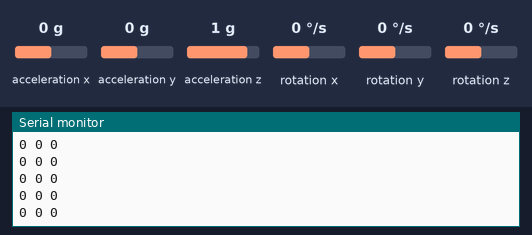
Recording of a program running on a simulated Arduino Nano, built with avr-gcc and run on an emulated ATmega328P. Parts: the last lines printed to the serial monitor. Inputs (shaded band) come from the test bench; at power-on: acceleration y 0 g, acceleration z 1 g, rotation x 0 °/s, acceleration x 0 g, rotation y 0 °/s, rotation z 0 °/s.

Above: at 1.2 s.
1.3 s: acceleration y set to 1.4 g
At 1.36 s:
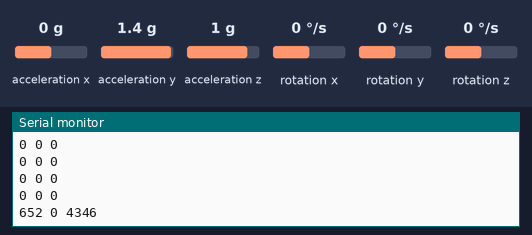
4.3 s: acceleration z set to -1.4 g
At 4.31 s:
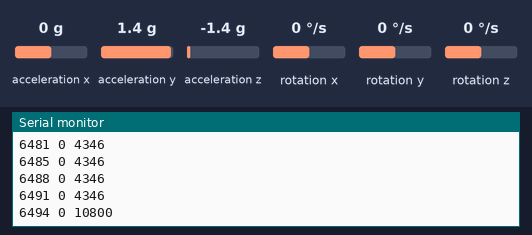
5.8 s: rotation x set to -192 °/s
At 5.84 s:
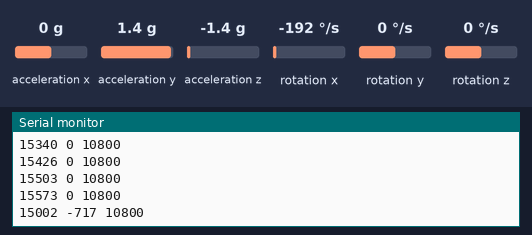
7.3 s: acceleration x set to -1.4 g
At 7.31 s:
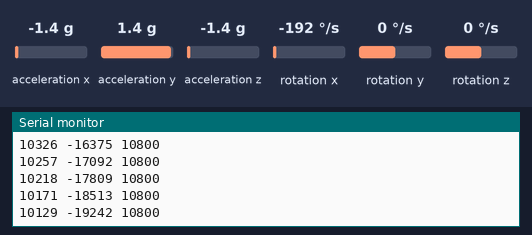
8.8 s: rotation y set to -192 °/s
At 8.85 s:
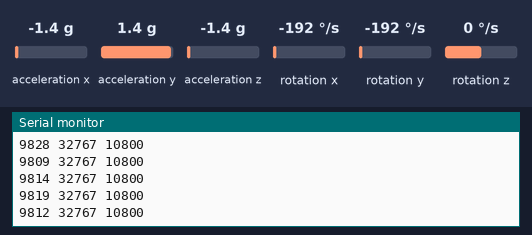
Timing chart, 0 to 11.3 s (numbered marks = the images above; inputs shaded):
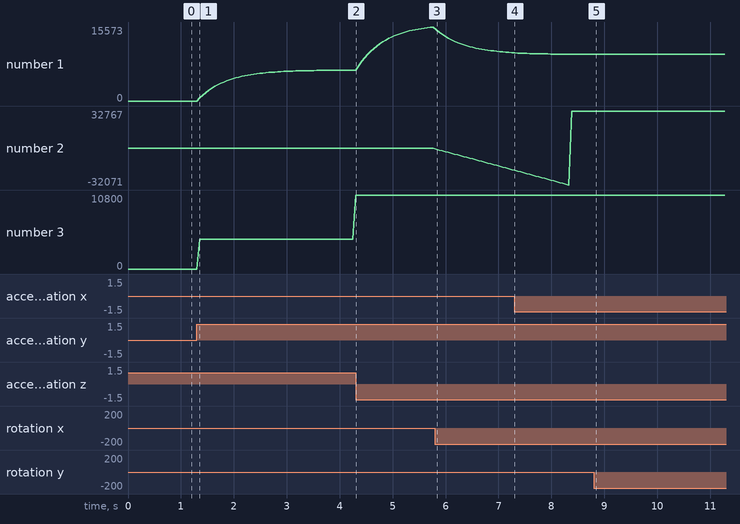

Measured:
- after the input at 1.3 s, the serial monitor: prints a new line after 0.06 s (image 1)
- after the input at 5.8 s, the serial monitor: prints a new line at once (image 3)
- plotted number 1: 0 → 6494 after the input at 1.3 s, 6494 → 15573 after the input at 4.3 s, 15573 → 10171 after the input at 5.8 s, 10171 → 9819 after the input at 7.3 s
- plotted number 2: 0 → -18513 after the input at 5.8 s
- plotted number 3: 0 → 10800 after the input at 1.3 s

The program:

main.cpp
```cpp
// (licence header left out)
#include <I2Cdev.h>
#include <MPU6050.h>
#include "filter2.h"

MPU6050 *sensor = new MPU6050();

#define FILTER_DEMO_OUTPUT
//#define PROCESING_OUTPUT

#if ( defined(FILTER_DEMO_OUTPUT) && defined(PROCESING_OUTPUT))
  #error "only one at time"
#endif

ImuFilter filter(sensor);
Integrator pitchIntegrator(0);

void setup(/* arguments */) {
  Fastwire::setup(400, false);
  sensor->initialize();
  sensor->setFullScaleAccelRange(1);
  sensor->setFullScaleGyroRange(1);
  Serial.begin(115200);

  filter.setSmoothFactor(0.9, 0.999, 0.01);
  filter.setGyroOffset(200, 200, 200);
}

void loop(/* arguments */) {

  filter.run();
  Serial.flush();
  Serial.print(int16_t(filter.getPitch()));
  Serial.print(" ");
  #ifdef PROCESING_OUTPUT
  Serial.print(int16_t(filter.getRoll()));
  Serial.print(" ");
  Serial.print(int16_t(filter.getYaw()));
  Serial.println(" ");
  #endif

  #ifdef FILTER_DEMO_OUTPUT
  int16_t gyroPitch = pitchIntegrator.integrate(sensor->getRotationX());
  Serial.print(gyroPitch);
  Serial.print(" ");
  Fix16 ay = Fix16(sensor->getAccelerationY());
  Fix16 az = Fix16(sensor->getAccelerationZ());
  int16_t accPitch = int16_t(ay.atan2(az)*fix16_rad_to_deg_mult*80);
  Serial.println(accPitch);
  #endif

  delay(50);

}
```

filter2.cpp
```cpp
#include "filter2.h"

Integrator::Integrator (Fix16 initialValue) {
  timeInterval = 0;
  integral = initialValue;
}

Fix16 Integrator::integrate(Fix16 inData) {
  Fix16 dt = Fix16( int16_t(millis()-timeInterval) ) / 1000;
  integral += inData * dt;
  timeInterval = millis();
  return integral;
}

lowPass::lowPass() {}

void lowPass::setSmoothFactor (Fix16 smooth) {
  smoothFactor = smooth;
  smoothFactorComp = Fix16(1)-smooth;
  average = 0;
}

Fix16 lowPass::filterData2 (Fix16 inData) {
  average = smoothFactor*inData + smoothFactorComp*average;
  return average;
}

complementaryFilter::complementaryFilter () {
  gyroOffset = 0;
  timeInterval = 0;
  gyroCalcOffset = 0;
}

void complementaryFilter::setSmoothFactor(Fix16 complementary, Fix16 gyroscope) {
  smoothFactor = complementary;
  smoothFactorComp = Fix16(1) - complementary;
  smoothFactorGyro = gyroscope;
  smoothFactorCompGyro = Fix16(1) - gyroscope;

}

Fix16 complementaryFilter::filterData(Fix16 & Gyro, Fix16 & AccA, Fix16 & AccB, Fix16 & AccC) {
  Fix16 filteredGyro = Gyro - gyroCalcOffset;
  if ( Abs(filteredGyro) < gyroOffset ) {
    gyroCalcOffset = smoothFactorGyro*gyroCalcOffset + smoothFactorCompGyro*Gyro;
  }
  //Fix16 AccAngle = AccB*AccB + AccC*AccC;
  //AccAngle = AccAngle.sqrt();
  Fix16 AccAngle = AccA.atan2(AccB) *fix16_rad_to_deg_mult*120;
  Fix16 dt = Fix16( int16_t(millis()-timeInterval) ) / 1000;
  averageValue = smoothFactor*(averageValue + (filteredGyro*dt) ) + smoothFactorComp*AccAngle;
  timeInterval = millis();
  return averageValue;
}

void complementaryFilter::setGyroOffset(int16_t offset) {
  gyroOffset = offset;
}

ImuFilter::ImuFilter(MPU6050* _imu) {
  imu = _imu;
  ax = new int16_t;
  ay = new int16_t;
  az = new int16_t;
  gx = new int16_t;
  gy = new int16_t;
  gz = new int16_t;
}

Fix16 ImuFilter::getPitch() {
  return Pitch;
}

Fix16 ImuFilter::getRoll() {
  return Roll;
}

Fix16 ImuFilter::getYaw() {
  return Yaw;
}

void ImuFilter::setGyroOffset(int16_t x, int16_t y, int16_t z) {
  PitchFilter.setGyroOffset(x);
  RollFilter.setGyroOffset(y);
  YawFilter.setGyroOffset(z);
}

void ImuFilter::setSmoothFactor(Fix16 complementary, Fix16 gyroscope, Fix16 accelerometer) {
  PitchFilter.setSmoothFactor(complementary, gyroscope);
  RollFilter.setSmoothFactor(complementary, gyroscope);
  YawFilter.setSmoothFactor(1, gyroscope);
  lowPassX.setSmoothFactor(accelerometer);
  lowPassY.setSmoothFactor(accelerometer);
  lowPassZ.setSmoothFactor(accelerometer);
}

void ImuFilter::run() {
  imu->getMotion6(ax, ay, az, gx, gy, gz);
  AccX = -*ax;
  AccY = *ay;
  AccZ = *az;
  GyroX = *gx;
  GyroY = *gy;
  GyroZ = *gz;
  Pitch = PitchFilter.filterData(GyroX, AccY, AccZ, AccX);
  Roll = RollFilter.filterData(GyroY, AccX, AccZ, AccY);
  Yaw = YawFilter.filterData(GyroZ, AccZ, AccX, AccY);
}
```

filter2.h
```cpp
#ifndef filter2_h
#define filter2_h

#include <fixmath.h>
#include <Arduino.h>
#include <MPU6050.h>

class Integrator {
private:
  Fix16 integral;
  uint32_t timeInterval;
public:
  Integrator (Fix16 initialValue);
  Fix16 integrate (Fix16 inData);
};

class lowPass {
private:
  Fix16 average, smoothFactor, smoothFactorComp;
public:
  lowPass ();
  void setSmoothFactor(Fix16 smooth);
  Fix16 filterData2(Fix16 inData);
};

class complementaryFilter {
private:
  Fix16 smoothFactor, smoothFactorComp, smoothFactorGyro, smoothFactorCompGyro, gyroCalcOffset, averageValue;
  uint32_t timeInterval;
  int16_t gyroOffset;
public:
  complementaryFilter();
  void setSmoothFactor(Fix16 complementary, Fix16 gyroscope);
  Fix16 filterData(Fix16 & Gyro, Fix16 & AccA, Fix16 & AccB, Fix16 & AccC);
  void setGyroOffset(int16_t offset);
};

class ImuFilter {
private:
  Fix16 AccX, AccY, AccZ,
        GyroX, GyroY, GyroZ,
        Pitch, Roll, Yaw;
  int16_t *ax, *ay, *az, *gx, *gy, *gz;
  MPU6050* imu;
  complementaryFilter PitchFilter, RollFilter, YawFilter;
  lowPass lowPassX, lowPassY, lowPassZ;
public:
  ImuFilter(MPU6050* _imu);
  Fix16 getPitch();
  Fix16 getRoll();
  Fix16 getYaw();
  void setGyroOffset(int16_t x, int16_t y, int16_t z);
  void setSmoothFactor(Fix16 complementary, Fix16 gyroscope, Fix16 accelerometer);
  void run();
};

inline Fix16 Abs(Fix16 X) {
  return (X>0) ? X : (Fix16(0)-X);
}

#endif // filter2_h
```
